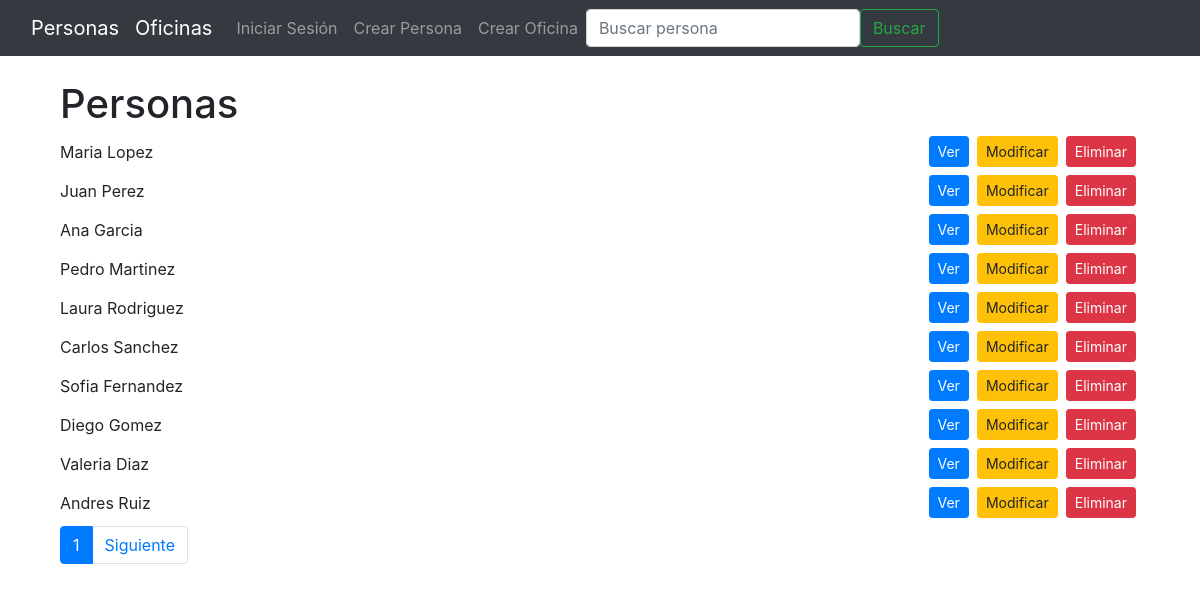
/persona/lista/, run on the app's committed database.
### persona/models.py (models this page shows, shortened)
class Persona(models.Model):
    nombre = models.CharField(verbose_name="Nombre", max_length=50)
    apellido = models.CharField(verbose_name="Apellido", max_length=50)
    edad = models.IntegerField(verbose_name="Edad")
    oficina = models.ForeignKey('oficina.Oficina', on_delete=models.CASCADE)
    class Meta:
        verbose_name = 'Persona'
        verbose_name_plural = 'Personas'

### persona/views.py (the view)
class PersonaListView(ListView):
    model = Persona
    template_name = "persona/lista.html"
    context_object_name = "personas"
    paginate_by = 10

### templates/persona/lista.html (shortened to what this page needs)
{% extends 'base.html' %}
{% block content %}
<div class="container">
  <h1>Personas</h1>
  <div class="row">
    {% for persona in personas %}
      <div class="col-12 mb-2 d-flex align-items-center">
        <span class="flex-grow-1">{{ persona.nombre }} {{ persona.apellido }}</span>
        <a href="{% url 'persona:detalle' persona.pk %}" class="btn btn-primary btn-sm mx-1">Ver</a>
        <a href="{% url 'persona:editar' persona.pk %}" class="btn btn-warning btn-sm mx-1">Modificar</a>
        <a href="{% url 'persona:eliminar' persona.pk %}" class="btn btn-danger btn-sm mx-1">Eliminar</a>
      </div>
    {% empty %}
      <div class="col-12">No hay personas registradas.</div>
    {% endfor %}
  </div>
  {% if is_paginated %}
  <nav>
    <ul class="pagination">
      <li class="page-item active"><span class="page-link">{{ page_obj.number }}</span></li>
      {% if page_obj.has_next %}
      <li class="page-item"><a class="page-link" href="?page={{ page_obj.next_page_number }}">Siguiente</a></li>
      {% endif %}
    </ul>
  </nav>
  {% endif %}
</div>
{% endblock content %}

### templates/base.html (shortened to what this page needs)
<!DOCTYPE html>
<html lang="en">
<head>
    {% load bootstrap4 %}
    {% bootstrap_css %}
</head>
<body>
    {% include "navbar.html" %}
    <div class="container">
        {% block content %}
        {% endblock content %}
    </div>
</body>
</html>

### templates/navbar.html (shortened to what this page needs)
<nav class="navbar navbar-expand-lg navbar-dark bg-dark mb-4">
  <div class="container-fluid">
    <a class="navbar-brand" href="{% url 'persona:lista' %}">Personas</a>
    <a class="navbar-brand" href="{% url 'oficina:lista' %}">Oficinas</a>
    <div class="collapse navbar-collapse" id="navbarNav">
      <ul class="navbar-nav me-auto mb-2 mb-lg-0">
        {% if user.is_authenticated %}
          <li class="nav-item dropdown">
            <button class="btn btn-secondary dropdown-toggle" type="button" data-bs-toggle="dropdown" aria-expanded="false">
              {{ user.username }}
            </button>
            <ul class="dropdown-menu">
              <li><a class="dropdown-item" href="{% url 'account_logout' %}">Cerrar Sesión</a></li>
            </ul>
          </li>
        {% else %}
          <li class="nav-item">
            <a class="nav-link" href="{% url 'account_login' %}">Iniciar Sesión</a>
          </li>
        {% endif %}
        <li class="nav-item">
          <a class="nav-link" href="{% url 'persona:crear' %}">Crear Persona</a>
        </li>
        <li class="nav-item">
          <a class="nav-link" href="{% url 'oficina:crear' %}">Crear Oficina</a>
        </li>
      </ul>
      <form class="d-flex me-3" role="search" action="{% url 'persona:buscar' %}">
        <input class="form-control me-2" type="search" placeholder="Buscar persona" aria-label="Buscar" name="q">
        <button class="btn btn-outline-success" type="submit">Buscar</button>
      </form>
    </div>
  </div>
</nav>

### data on the page
Persona: nombre "Maria", apellido "Lopez"
Persona: nombre "Juan", apellido "Perez"
Persona: nombre "Ana", apellido "Garcia"
Persona: nombre "Pedro", apellido "Martinez"
Persona: nombre "Laura", apellido "Rodriguez"
Persona: nombre "Carlos", apellido "Sanchez"
Persona: nombre "Sofia", apellido "Fernandez"
Persona: nombre "Diego", apellido "Gomez"
Persona: nombre "Valeria", apellido "Diaz"
Persona: nombre "Andres", apellido "Ruiz"

### other printed values
{{ page_obj.number }} "1"
